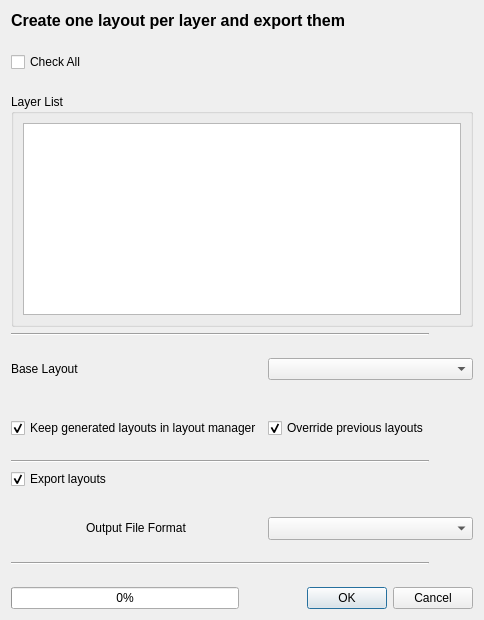
<?xml version="1.0" encoding="UTF-8"?>
<ui version="4.0">
 <class>QuickPrint</class>
 <widget class="QDialog" name="QuickPrint">
  <property name="geometry">
   <rect>
    <x>0</x>
    <y>0</y>
    <width>484</width>
    <height>620</height>
   </rect>
  </property>
  <property name="windowTitle">
   <string>QuickPrint</string>
  </property>
  <layout class="QGridLayout" name="gridLayout">
   <item row="16" column="0" colspan="3">
    <widget class="QgsFileWidget" name="browse">
     <property name="acceptDrops">
      <bool>false</bool>
     </property>
     <property name="accessibleName">
      <string/>
     </property>
     <property name="useLink">
      <bool>false</bool>
     </property>
     <property name="fullUrl">
      <bool>true</bool>
     </property>
    </widget>
   </item>
   <item row="17" column="1" colspan="2">
    <widget class="QComboBox" name="supportedFormatsBox">
     <property name="sizePolicy">
      <sizepolicy hsizetype="Minimum" vsizetype="Fixed">
       <horstretch>0</horstretch>
       <verstretch>0</verstretch>
      </sizepolicy>
     </property>
     <property name="minimumSize">
      <size>
       <width>0</width>
       <height>23</height>
      </size>
     </property>
     <property name="maximumSize">
      <size>
       <width>16777215</width>
       <height>16777215</height>
      </size>
     </property>
     <property name="sizeIncrement">
      <size>
       <width>0</width>
       <height>0</height>
      </size>
     </property>
     <property name="toolTip">
      <string>Choose the output file format</string>
     </property>
     <property name="whatsThis">
      <string/>
     </property>
    </widget>
   </item>
   <item row="7" column="0">
    <widget class="QLabel" name="label_2">
     <property name="text">
      <string>Base Layout</string>
     </property>
    </widget>
   </item>
   <item row="17" column="0">
    <layout class="QHBoxLayout" name="horizontalLayout_3">
     <item>
      <widget class="QLabel" name="label_4">
       <property name="sizePolicy">
        <sizepolicy hsizetype="Maximum" vsizetype="Fixed">
         <horstretch>0</horstretch>
         <verstretch>0</verstretch>
        </sizepolicy>
       </property>
       <property name="text">
        <string>Output File Format</string>
       </property>
      </widget>
     </item>
    </layout>
   </item>
   <item row="21" column="0" colspan="3">
    <layout class="QHBoxLayout" name="horizontalLayout">
     <item>
      <widget class="QProgressBar" name="progressBar">
       <property name="value">
        <number>0</number>
       </property>
      </widget>
     </item>
     <item>
      <widget class="QDialogButtonBox" name="buttonBox">
       <property name="orientation">
        <enum>Qt::Horizontal</enum>
       </property>
       <property name="standardButtons">
        <set>QDialogButtonBox::Cancel|QDialogButtonBox::Ok</set>
       </property>
      </widget>
     </item>
    </layout>
   </item>
   <item row="4" column="0" colspan="3">
    <widget class="QGroupBox" name="groupBox">
     <property name="sizePolicy">
      <sizepolicy hsizetype="Expanding" vsizetype="Expanding">
       <horstretch>0</horstretch>
       <verstretch>0</verstretch>
      </sizepolicy>
     </property>
     <property name="title">
      <string>Layer List</string>
     </property>
     <layout class="QGridLayout" name="gridLayout_2">
      <item row="1" column="0">
       <widget class="QListWidget" name="listLayer">
        <property name="sizePolicy">
         <sizepolicy hsizetype="Minimum" vsizetype="Minimum">
          <horstretch>0</horstretch>
          <verstretch>0</verstretch>
         </sizepolicy>
        </property>
        <property name="sizeIncrement">
         <size>
          <width>0</width>
          <height>0</height>
         </size>
        </property>
        <property name="cursor" stdset="0">
         <cursorShape>ArrowCursor</cursorShape>
        </property>
        <property name="mouseTracking">
         <bool>false</bool>
        </property>
        <property name="contextMenuPolicy">
         <enum>Qt::CustomContextMenu</enum>
        </property>
        <property name="acceptDrops">
         <bool>true</bool>
        </property>
        <property name="toolTip">
         <string/>
        </property>
        <property name="whatsThis">
         <string/>
        </property>
        <property name="alternatingRowColors">
         <bool>true</bool>
        </property>
        <property name="selectionMode">
         <enum>QAbstractItemView::ExtendedSelection</enum>
        </property>
        <property name="resizeMode">
         <enum>QListView::Fixed</enum>
        </property>
       </widget>
      </item>
     </layout>
    </widget>
   </item>
   <item row="20" column="0">
    <spacer name="verticalSpacer_8">
     <property name="orientation">
      <enum>Qt::Vertical</enum>
     </property>
     <property name="sizeHint" stdset="0">
      <size>
       <width>20</width>
       <height>40</height>
      </size>
     </property>
    </spacer>
   </item>
   <item row="13" column="0">
    <widget class="QCheckBox" name="exportLayouts">
     <property name="enabled">
      <bool>true</bool>
     </property>
     <property name="toolTip">
      <string>Check all the layouts</string>
     </property>
     <property name="whatsThis">
      <string/>
     </property>
     <property name="text">
      <string>Export layouts</string>
     </property>
     <property name="checked">
      <bool>true</bool>
     </property>
    </widget>
   </item>
   <item row="0" column="0" colspan="3">
    <widget class="QLabel" name="VensterLbl">
     <property name="font">
      <font>
       <pointsize>12</pointsize>
       <weight>75</weight>
       <bold>true</bold>
      </font>
     </property>
     <property name="text">
      <string>Create one layout per layer and export them</string>
     </property>
    </widget>
   </item>
   <item row="1" column="0">
    <spacer name="verticalSpacer_2">
     <property name="orientation">
      <enum>Qt::Vertical</enum>
     </property>
     <property name="sizeHint" stdset="0">
      <size>
       <width>20</width>
       <height>40</height>
      </size>
     </property>
    </spacer>
   </item>
   <item row="8" column="0">
    <spacer name="verticalSpacer_4">
     <property name="orientation">
      <enum>Qt::Vertical</enum>
     </property>
     <property name="sizeHint" stdset="0">
      <size>
       <width>20</width>
       <height>40</height>
      </size>
     </property>
    </spacer>
   </item>
   <item row="3" column="0">
    <spacer name="verticalSpacer">
     <property name="orientation">
      <enum>Qt::Vertical</enum>
     </property>
     <property name="sizeHint" stdset="0">
      <size>
       <width>20</width>
       <height>40</height>
      </size>
     </property>
    </spacer>
   </item>
   <item row="6" column="0" colspan="3">
    <spacer name="verticalSpacer_3">
     <property name="orientation">
      <enum>Qt::Vertical</enum>
     </property>
     <property name="sizeHint" stdset="0">
      <size>
       <width>20</width>
       <height>40</height>
      </size>
     </property>
    </spacer>
   </item>
   <item row="2" column="0">
    <widget class="QCheckBox" name="checkAll">
     <property name="enabled">
      <bool>true</bool>
     </property>
     <property name="toolTip">
      <string>Check all the layouts</string>
     </property>
     <property name="whatsThis">
      <string/>
     </property>
     <property name="text">
      <string>Check All</string>
     </property>
     <property name="checked">
      <bool>false</bool>
     </property>
    </widget>
   </item>
   <item row="9" column="0">
    <spacer name="verticalSpacer_5">
     <property name="orientation">
      <enum>Qt::Vertical</enum>
     </property>
     <property name="sizeHint" stdset="0">
      <size>
       <width>20</width>
       <height>40</height>
      </size>
     </property>
    </spacer>
   </item>
   <item row="15" column="0">
    <spacer name="verticalSpacer_6">
     <property name="orientation">
      <enum>Qt::Vertical</enum>
     </property>
     <property name="sizeHint" stdset="0">
      <size>
       <width>20</width>
       <height>40</height>
      </size>
     </property>
    </spacer>
   </item>
   <item row="18" column="0" colspan="2">
    <spacer name="verticalSpacer_7">
     <property name="orientation">
      <enum>Qt::Vertical</enum>
     </property>
     <property name="sizeHint" stdset="0">
      <size>
       <width>20</width>
       <height>40</height>
      </size>
     </property>
    </spacer>
   </item>
   <item row="12" column="0" colspan="2">
    <widget class="Line" name="line">
     <property name="orientation">
      <enum>Qt::Horizontal</enum>
     </property>
    </widget>
   </item>
   <item row="5" column="0" colspan="2">
    <widget class="Line" name="line_2">
     <property name="orientation">
      <enum>Qt::Horizontal</enum>
     </property>
    </widget>
   </item>
   <item row="19" column="0" colspan="2">
    <widget class="Line" name="line_3">
     <property name="orientation">
      <enum>Qt::Horizontal</enum>
     </property>
    </widget>
   </item>
   <item row="7" column="1" colspan="2">
    <widget class="QComboBox" name="listLayout"/>
   </item>
   <item row="10" column="0">
    <widget class="QCheckBox" name="keepLayouts">
     <property name="enabled">
      <bool>true</bool>
     </property>
     <property name="toolTip">
      <string>Check all the layouts</string>
     </property>
     <property name="whatsThis">
      <string/>
     </property>
     <property name="text">
      <string>Keep generated layouts in layout manager</string>
     </property>
     <property name="checked">
      <bool>true</bool>
     </property>
    </widget>
   </item>
   <item row="10" column="1">
    <widget class="QCheckBox" name="override">
     <property name="enabled">
      <bool>true</bool>
     </property>
     <property name="toolTip">
      <string>Check all the layouts</string>
     </property>
     <property name="whatsThis">
      <string/>
     </property>
     <property name="text">
      <string>Override previous layouts</string>
     </property>
     <property name="checked">
      <bool>true</bool>
     </property>
    </widget>
   </item>
   <item row="11" column="0">
    <spacer name="verticalSpacer_9">
     <property name="orientation">
      <enum>Qt::Vertical</enum>
     </property>
     <property name="sizeHint" stdset="0">
      <size>
       <width>20</width>
       <height>40</height>
      </size>
     </property>
    </spacer>
   </item>
  </layout>
 </widget>
 <customwidgets>
  <customwidget>
   <class>QgsFileWidget</class>
   <extends>QWidget</extends>
   <header>qgsfilewidget.h</header>
  </customwidget>
 </customwidgets>
 <resources/>
 <connections/>
</ui>
